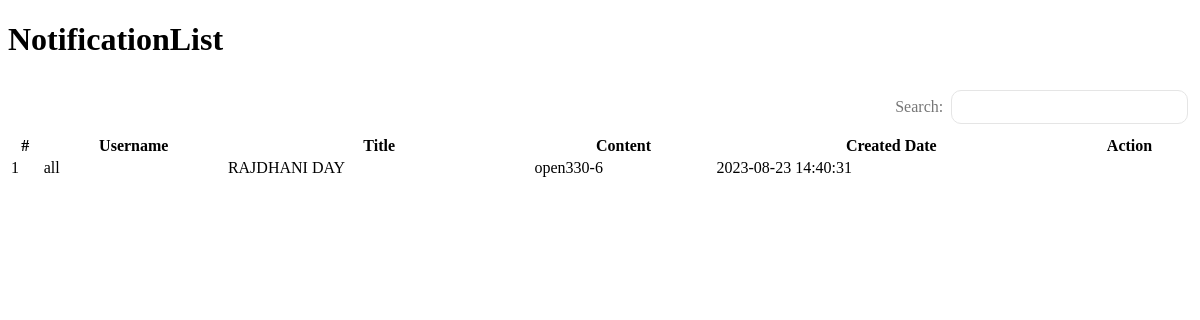
Page /adminView/notificationList.php on the committed database.
### tables this page shows
CREATE TABLE `notification_list` (
  `id` int(11) NOT NULL,
  `username` varchar(50) NOT NULL,
  `title` varchar(50) NOT NULL,
  `content` varchar(50) NOT NULL,
  `date` datetime NOT NULL
);

### adminView/notificationList.php (the view, shortened to what this page needs)
<!DOCTYPE html>
<html lang="en">
<head>
    <link rel="stylesheet" href="assets\css\style3.css">
    <link rel="stylesheet" href="assets\css\style4.css">
</head>
<body>
    <div class="head-title">
        <div class="left">
            <h1>NotificationList</h1>
        </div>
    </div>
    <section class="input-form">
        <div class="main-datatable">
            <div class="user-table">
                <div class="d-flex">
                    <div class="add_flex">
                        <div class="searchInput">
                            <label type="email">Search:</label>
                            <input type="search" id="filterbox" placeholder=" ">
                        </div>
                    </div>
                </div>
                <div class="filtertable">
                    <table class="user-table-data" style="width:100%;">
                        <thead>
                            <tr>
                                <th style="min-width:10px;">#</th>
                                <th style="min-width:15px;">Username</th>
                                <th style="min-width:15px;">Title</th>
                                <th style="min-width:15px;">Content</th>
                                <th style="min-width:15px;">Created Date</th>
                                <th style="min-width:10px;">Action</th>
                            </tr>
                        </thead>
                        <tbody>
                            <?php
                            include_once "../config/dbconnect.php";
                            $sql = "SELECT * from notification_list";
                            $result = $conn->query($sql);
                            if ($result->num_rows > 0) {
                                while ($row = $result->fetch_assoc()) {
                            ?>
                                    <tr class="user-data">
                                        <td><?= $row["id"] ?></td>
                                        <td><?= $row["username"] ?></td>
                                        <td><?= $row["title"] ?></td>
                                        <td><?= $row["content"] ?></td>
                                        <td><?= $row["date"] ?></td>
                                        <td><i class='bx bxs-trash-alt'></i></td>
                                    </tr>
                            <?php
                                }
                            }
                            ?>
                        </tbody>
                    </table>
                </div>
            </div>
        </div>
    </section>
</body>
</html>

### assets/css/style3.css (style rules this page uses)
:root { --poppins: 'Poppins', sans-serif; --lato: 'Lato', sans-serif; --grey: #F1F0F6; --dark-grey: #8D8D8D; --light: #fff; --dark: #000; --green: #81D43A; --light-green: #E3FFCB; --blue: #1775F1; --light-blue: #D0E4FF; --dark-blue: #0C5FCD; --red: #FC3B56; --poppins: 'Poppins', sans-serif; --lato: 'Lato', sans-serif; --blue: #3C91E6; --light-blue: #CFE8FF; --yellow: #FFCE26; --light-yellow: #FFF2C6; --orange: #FD7238; --light-orange: #FFE0D3; }

### assets/css/style4.css (style rules this page uses)
.add_flex { display: flex; justify-content: flex-end; padding-right:0px; }
.searchInput { width: 50%; display: flex; align-items: center; position: relative; justify-content: flex-end; margin: 10px 0px; padding: 0px 4px; }
.searchInput input { border: 1px solid #e5e5e5; border-radius: 10px; margin-left: 8px; height: 34px; width: 40%; padding: 0px 25px 0px 10px; }
.searchInput label { color: #767676; font-weight: normal; }

### rows in the picture
notification_list: id "1", username "all", title "RAJDHANI DAY", content "open330-6", date "2023-08-23 14:40:31"
